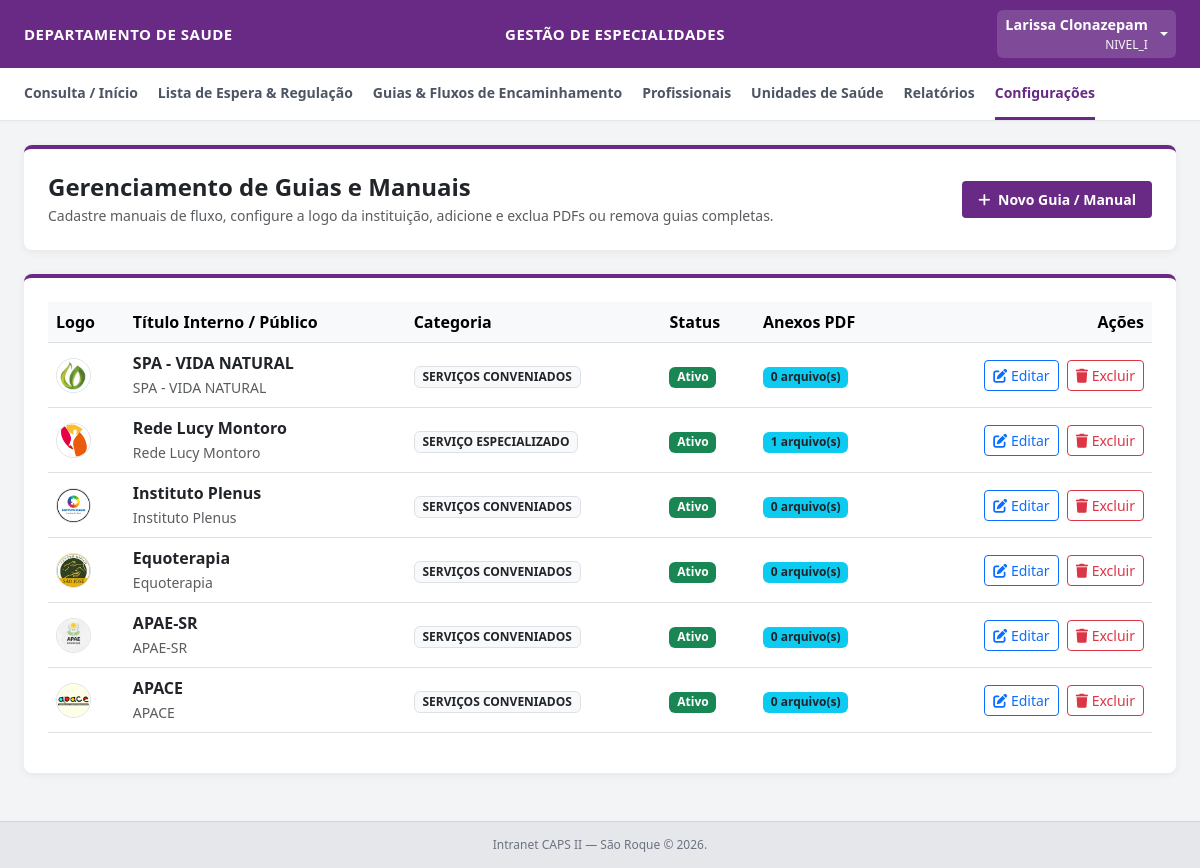
The page /admin/configuracoes/guias (signed in) on the database its author committed.
### tables this page shows
CREATE TABLE guias_fluxos (
            id INTEGER PRIMARY KEY AUTOINCREMENT,
            titulo_interno TEXT NOT NULL,
            titulo TEXT NOT NULL,
            categoria TEXT NOT NULL,
            logo_path TEXT,
            descricao_resumida TEXT,
            conteudo_orientacao TEXT,
            ativo INTEGER DEFAULT 1,
            created_at TIMESTAMP DEFAULT CURRENT_TIMESTAMP
        );

### app.py (the view)
@app.route('/admin/configuracoes/guias', methods=['GET'])
@login_required
@nivel_i_required
def admin_guias():
    conn = get_db_connection()
    cursor = conn.cursor()
    cursor.execute('SELECT * FROM guias_fluxos WHERE ativo = 1 ORDER BY id DESC')
    guias_raw = cursor.fetchall()
    guias = []
    for g in guias_raw:
        guia_dict = dict(g)
        cursor.execute('SELECT * FROM guias_anexos WHERE guia_id = ?', (g['id'],))
        guia_dict['anexos'] = [dict(a) for a in cursor.fetchall()]
        guias.append(guia_dict)
    conn.close()
    return render_template('admin_guias.html', guias=guias)

### app.py (called while the page is built)
def get_db_connection():
    conn = sqlite3.connect(DB_PATH)
    conn.row_factory = sqlite3.Row
    conn.execute('PRAGMA foreign_keys = ON;')
    return conn

def login_required(f):
    @wraps(f)
    def decorated_function(*args, **kwargs):
        if 'usuario_id' not in session:
            flash('Por favor, faça login para acessar o sistema.', 'warning')
            return redirect(url_for('login'))
        return f(*args, **kwargs)
    return decorated_function

def nivel_i_required(f):
    @wraps(f)
    def decorated_function(*args, **kwargs):
        if session.get('perfil') != 'NIVEL_I':
            flash(
                'Acesso restrito à gestão e administração do sistema (Nível I).',
                'danger',
            )
            return redirect(url_for('dashboard'))
        return f(*args, **kwargs)
    return decorated_function

### templates/admin_guias.html (shortened to what this page needs)
{% set perfil = session.get('perfil') %}
<!DOCTYPE html>
<html lang="pt-BR">
<head>
    <link href="https://cdn.jsdelivr.net/npm/bootstrap@5.3.0/dist/css/bootstrap.min.css" rel="stylesheet">
    <link rel="stylesheet" href="https://cdnjs.cloudflare.com/ajax/libs/font-awesome/6.0.0/css/all.min.css">
</head>
<body>
    <div class="topbar">
        <div class="title">{{ session.get('estabelecimento', 'CAPS II — São Roque') }}</div>
        <div class="center-title">Gestão de Especialidades</div>
        <div class="dropdown">
            <a class="dropdown-toggle text-white d-flex align-items-center text-decoration-none py-1 px-2 rounded"
               href="#" id="userMenuDropdown" role="button" data-bs-toggle="dropdown" aria-expanded="false" style="background: rgba(255,255,255,0.15);">
                <div class="text-end me-2">
                    <span class="d-block fw-semibold text-white" style="font-size: 0.9rem;">{{ session.get('nome') }}</span>
                    <small class="d-block text-light opacity-85" style="font-size: 0.75rem;">{{ session.get('perfil') }}</small>
                </div>
            </a>
        </div>
    </div>
    <div class="navbar-custom">
        <a href="/dashboard">Consulta / Início</a>
        <a href="/lista-espera">Lista de Espera & Regulação</a>
        <a href="/guias-fluxo">Guias & Fluxos de Encaminhamento</a>
        {% if perfil == 'NIVEL_I' %}
            <a href="/admin/profissionais">Profissionais</a>
            <a href="/admin/estabelecimentos">Unidades de Saúde</a>
            <a href="/relatorios">Relatórios</a>
            <a href="/admin/configuracoes" class="active">Configurações</a>
        {% endif %}
    </div>
    <div class="container-custom">
        <div class="card-custom d-flex justify-content-between align-items-center">
            <div>
                <h4 class="fw-bold mb-1 text-dark">Gerenciamento de Guias e Manuais</h4>
                <p class="text-muted mb-0 small">Cadastre manuais de fluxo, configure a logo da instituição, adicione e exclua PDFs ou remova guias completas.</p>
            </div>
            <button class="btn btn-purple btn-sm px-3 py-2 fw-semibold" data-bs-toggle="modal" data-bs-target="#modalGuia" onclick="abrirModalNovo()">
                <i class="fas fa-plus me-1"></i> Novo Guia / Manual
            </button>
        </div>
        <div class="card-custom">
            <div class="table-responsive">
                <table class="table table-hover align-middle">
                    <thead class="table-light">
                        <tr>
                            <th>Logo</th>
                            <th>Título Interno / Público</th>
                            <th>Categoria</th>
                            <th>Status</th>
                            <th>Anexos PDF</th>
                            <th class="text-end">Ações</th>
                        </tr>
                    </thead>
                    <tbody>
                        {% if guias %}
                            {% for guia in guias %}
                            <tr>
                                <td>
                                    {% if guia.logo_path %}
                                        <img src="{{ url_for('static', filename=guia.logo_path) }}" alt="Logo" class="rounded-circle border" style="width: 35px; height: 35px; object-fit: cover;">
                                    {% else %}
                                        <span class="badge bg-secondary">Sem Logo</span>
                                    {% endif %}
                                </td>
                                <td>
                                    <strong>{{ guia.titulo_interno or guia.titulo }}</strong><br>
                                    <small class="text-muted">{{ guia.titulo }}</small>
                                </td>
                                <td><span class="badge bg-light text-dark border">{{ guia.categoria }}</span></td>
                                <td>
                                    {% if guia.ativo == 1 %}
                                        <span class="badge bg-success">Ativo</span>
                                    {% else %}
                                        <span class="badge bg-danger">Inativo</span>
                                    {% endif %}
                                </td>
                                <td>
                                    <span class="badge bg-info text-dark">{{ guia.anexos|length }} arquivo(s)</span>
                                </td>
                                <td class="text-end">
                                    <button class="btn btn-sm btn-outline-primary me-1" onclick='editarGuia({{ guia | tojson | safe }})'>
                                        <i class="fas fa-edit"></i> Editar
                                    </button>
                                    <button class="btn btn-sm btn-outline-danger" onclick="confirmarExclusaoGuia({{ guia.id }}, '{{ (guia.titulo_interno or guia.titulo) | escape }}')">
                                        <i class="fas fa-trash"></i> Excluir
                                    </button>
                                </td>
                            </tr>
                            {% endfor %}
                        {% else %}
                            <tr>
                                <td colspan="6" class="text-center text-muted py-4">Nenhum guia cadastrado.</td>
                            </tr>
                        {% endif %}
                    </tbody>
                </table>
            </div>
        </div>
    </div>
    <div class="footer">Intranet CAPS II — São Roque &copy; 2026.</div>
</body>
</html>

### templates/admin_guias.html (style rules this page uses)
* { box-sizing: border-box; margin: 0; padding: 0; font-family: 'Segoe UI', Tahoma, Geneva, Verdana, sans-serif; }
body { background-color: #f3f4f6; min-height: 100vh; display: flex; flex-direction: column; color: #1f2937; }
.topbar { background-color: #692A85; color: white; padding: 10px 24px; display: flex; justify-content: space-between; align-items: center; box-shadow: 0 2px 4px rgba(0,0,0,0.1); }
.topbar .title { font-size: 15px; font-weight: 600; text-transform: uppercase; letter-spacing: 0.5px; white-space: nowrap; overflow: hidden; text-overflow: ellipsis; max-width: 280px; }
.topbar .center-title { font-size: 15px; font-weight: 600; text-transform: uppercase; letter-spacing: 0.5px; }
.navbar-custom { background: white; border-bottom: 1px solid #e5e7eb; padding: 0 24px; display: flex; gap: 20px; overflow-x: auto; white-space: nowrap; box-shadow: 0 1px 3px rgba(0,0,0,0.02); }
.navbar-custom a { text-decoration: none; color: #4b5563; font-size: 14px; font-weight: 600; padding: 14px 0; border-bottom: 3px solid transparent; transition: all 0.2s; display: inline-block; flex-shrink: 0; }
.navbar-custom a:hover, .navbar-custom a.active { color: #692A85; border-bottom-color: #692A85; }
.container-custom { flex: 1; padding: 24px; max-width: 1200px; margin: 0 auto; width: 100%; }
.card-custom { background: white; border-radius: 8px; box-shadow: 0 2px 8px rgba(0,0,0,0.06); padding: 24px; margin-bottom: 24px; border-top: 4px solid #692A85; }
.btn-purple { background-color: #692A85; color: white; border: none; }
.footer { text-align: center; padding: 14px 0; font-size: 12px; color: #6b7280; background-color: #e5e7eb; margin-top: auto; border-top: 1px solid #d1d5db; }

### rows shown on the page
guias_fluxos: logo_path (picture), titulo_interno "SPA - VIDA NATURAL", titulo "SPA - VIDA NATURAL", categoria "SERVIÇOS CONVENIADOS", ativo "Ativo", anexos|length "0"
guias_fluxos: logo_path (picture), titulo_interno "Rede Lucy Montoro", titulo "Rede Lucy Montoro", categoria "SERVIÇO ESPECIALIZADO", ativo "Ativo", anexos|length "1"
guias_fluxos: logo_path (picture), titulo_interno "Instituto Plenus", titulo "Instituto Plenus", categoria "SERVIÇOS CONVENIADOS", ativo "Ativo", anexos|length "0"
guias_fluxos: logo_path (picture), titulo_interno "Equoterapia", titulo "Equoterapia", categoria "SERVIÇOS CONVENIADOS", ativo "Ativo", anexos|length "0"
guias_fluxos: logo_path (picture), titulo_interno "APAE-SR", titulo "APAE-SR", categoria "SERVIÇOS CONVENIADOS", ativo "Ativo", anexos|length "0"
guias_fluxos: logo_path (picture), titulo_interno "APACE", titulo "APACE", categoria "SERVIÇOS CONVENIADOS", ativo "Ativo", anexos|length "0"

### other values the page prints
{{ session.get('estabelecimento', 'CAPS II — São Roque') }} "DEPARTAMENTO DE SAUDE"
{{ session.get('nome') }} "Larissa Clonazepam"
{{ session.get('perfil') }} "NIVEL_I"
